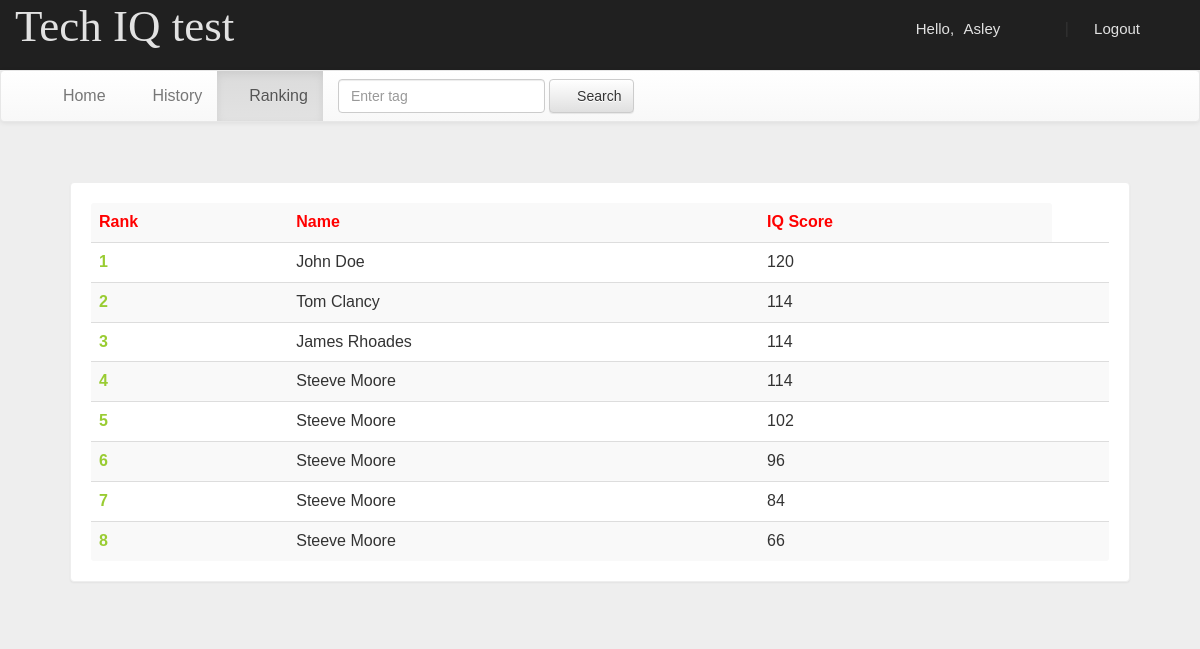
Page /account.php?q=3 (signed in) on the committed database.
### tables this page shows
CREATE TABLE `rank` (
  `email` varchar(50) NOT NULL,
  `score` int(11) NOT NULL,
  `time` timestamp NOT NULL DEFAULT CURRENT_TIMESTAMP ON UPDATE CURRENT_TIMESTAMP
);

CREATE TABLE `user` (
  `name` varchar(50) NOT NULL,
  `gender` varchar(5) NOT NULL,
  `college` varchar(100) NOT NULL,
  `email` varchar(50) NOT NULL,
  `mob` bigint(20) NOT NULL,
  `password` varchar(50) NOT NULL
);

### account.php (the view, shortened to what this page needs)
<!DOCTYPE html PUBLIC "-//W3C//DTD XHTML 1.0 Transitional//EN" "http://www.w3.org/TR/xhtml1/DTD/xhtml1-transitional.dtd">
<html xmlns="http://www.w3.org/1999/xhtml">
<head>
<link  rel="stylesheet" href="css/bootstrap.min.css"/>
 <link  rel="stylesheet" href="css/bootstrap-theme.min.css"/>
 <link rel="stylesheet" href="css/main.css">
 <link  rel="stylesheet" href="css/font.css">
</head>
<body>
<div class="header">
<div class="row">
<div class="col-lg-6">
<span class="logo">Tech IQ test</span></div>
<div class="col-md-4 col-md-offset-2">
 <?php
 include_once 'dbConnection.php';
  if(!(isset($_SESSION['email']))){
header("location:index.php");
}
else
{
$name = $_SESSION['name'];
echo '<span class="pull-right top title1" ><span class="log1"><span class="glyphicon glyphicon-user" aria-hidden="true"></span>&nbsp;&nbsp;&nbsp;&nbsp;Hello,</span> <a href="account.php?q=1" class="log log1">'.$name.'</a>&nbsp;|&nbsp;<a href="logout.php?q=account.php" class="log"><span class="glyphicon glyphicon-log-out" aria-hidden="true"></span>&nbsp;Logout</button></a></span>';
}?>
</div>
</div></div>
<div class="bg">
<nav class="navbar navbar-default title1">
  <div class="container-fluid">
    <div class="collapse navbar-collapse" id="bs-example-navbar-collapse-1">
      <ul class="nav navbar-nav">
        <li <?php if(@$_GET['q']==1) echo'class="active"'; ?> ><a href="account.php?q=1"><span class="glyphicon glyphicon-home" aria-hidden="true"></span>&nbsp;Home<span class="sr-only">(current)</span></a></li>
        <li <?php if(@$_GET['q']==2) echo'class="active"'; ?>><a href="account.php?q=2"><span class="glyphicon glyphicon-list-alt" aria-hidden="true"></span>&nbsp;History</a></li>
		<li <?php if(@$_GET['q']==3) echo'class="active"'; ?>><a href="account.php?q=3"><span class="glyphicon glyphicon-stats" aria-hidden="true"></span>&nbsp;Ranking</a></li></ul>
            <form class="navbar-form navbar-left" role="search">
        <div class="form-group">
          <input type="text" class="form-control" placeholder="Enter tag ">
        </div>
        <button type="submit" class="btn btn-default"><span class="glyphicon glyphicon-search" aria-hidden="true"></span>&nbsp;Search</button>
      </form>
      </div>
  </div>
</nav>
<div class="container">
<div class="row">
<div class="col-md-12">
<?php
if(@$_GET['q']== 3)
{
$q=mysqli_query($con,"SELECT * FROM rank  ORDER BY score DESC " )or die('Error223');
echo  '<div class="panel title">
<table class="table table-striped title1" >
<tr style="color:red"><td><b>Rank</b></td><td><b>Name</b></td><td><b>IQ Score</b></td></tr>';
$c=0;
while($row=mysqli_fetch_array($q) )
{
$e=$row['email'];
$s=$row['score'];
$q12=mysqli_query($con,"SELECT * FROM user WHERE email='$e' " )or die('Error231');
while($row=mysqli_fetch_array($q12) )
{
$name=$row['name'];
}
$c++;
echo '<tr><td style="color:#99cc32"><b>'.$c.'</b></td><td>'.$name.'</td><td>'.$s.'</td><td>';
}
echo '</table></div>';}
?>
</div></div></div></div>
</body>
</html>

### script/main.css (style rules this page uses)
body { overflow-x: hidden; width: 100%; font: 15px "Century Gothic", "Times Roman", sans-serif; background: #eee; min-height: 550px; background-attachment: fixed; }
.bg { min-height: 540px; }
.panel { border-color: #eee; margin: 40px; padding: 20px; font: 15px "Century Gothic", "Times Roman", sans-serif; }
.title { font-family: "typo"; }
.header { background: #202020; height: 70px; }
.logo { font-family: "typo"; font-size: 45px; color: #e2e2e2; margin: 15px; }
.title1 { font: 16px "Century Gothic", "Times Roman", sans-serif; }
.top { margin-top: 20px; }
.log1 { font: 15px "Ubuntu", sans-serif; color: #e2e2e2; margin-left: 10px; }
.log { margin: 10px; margin-right: 60px; margin-left: 5px; color: #e2e2e2; text-decoration: none; font-size: 20px; font-size: 15px; }

### rows in the picture
rank: user.name "John Doe", score "120"
rank: user.name "Tom Clancy", score "114"
rank: user.name "James Rhoades", score "114"
rank: user.name "Steeve Moore", score "114"
rank: score "102"
user: name "Steeve Moore"
rank: score "96"
rank: score "84"
rank: score "66"

### other values in the picture
$name "Asley"
